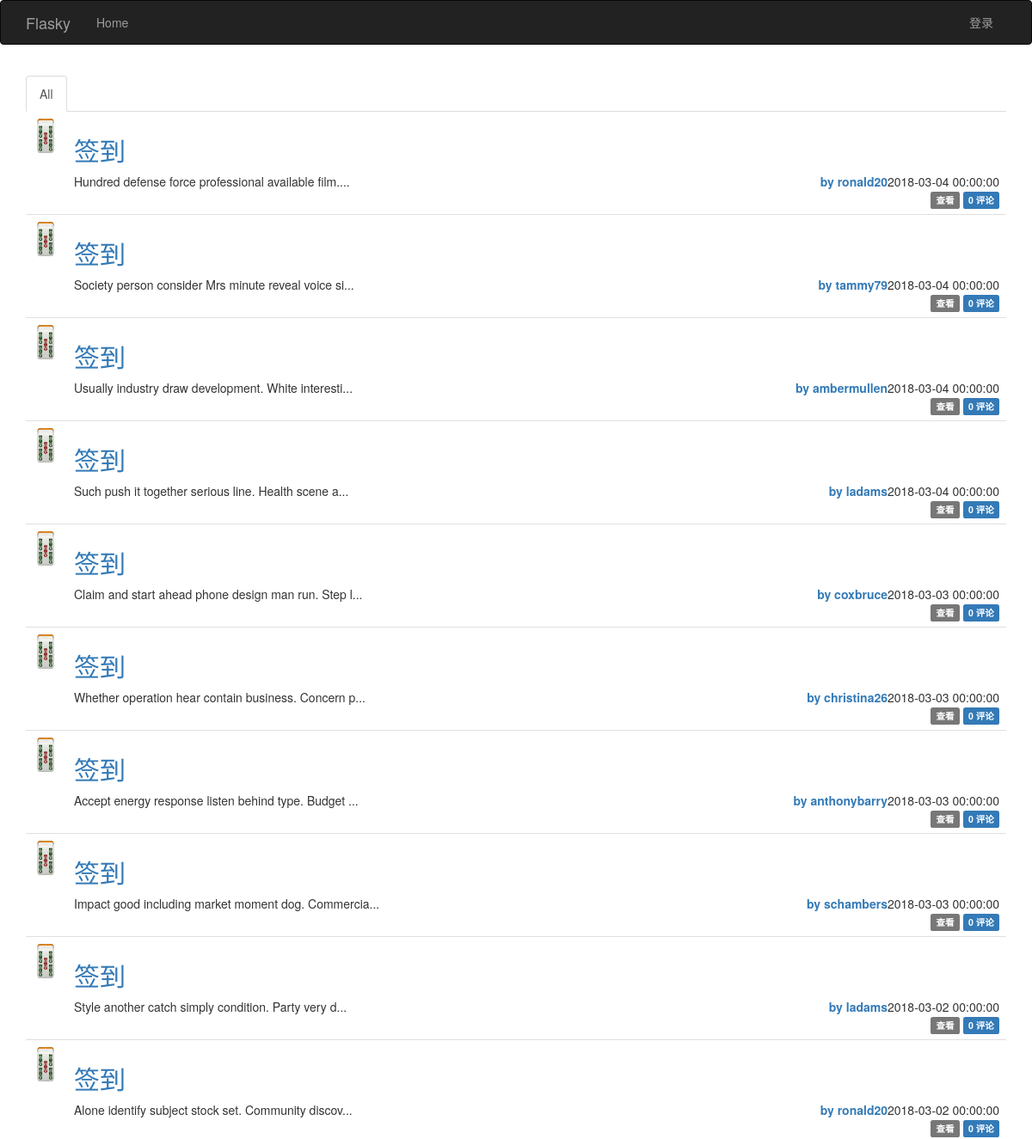
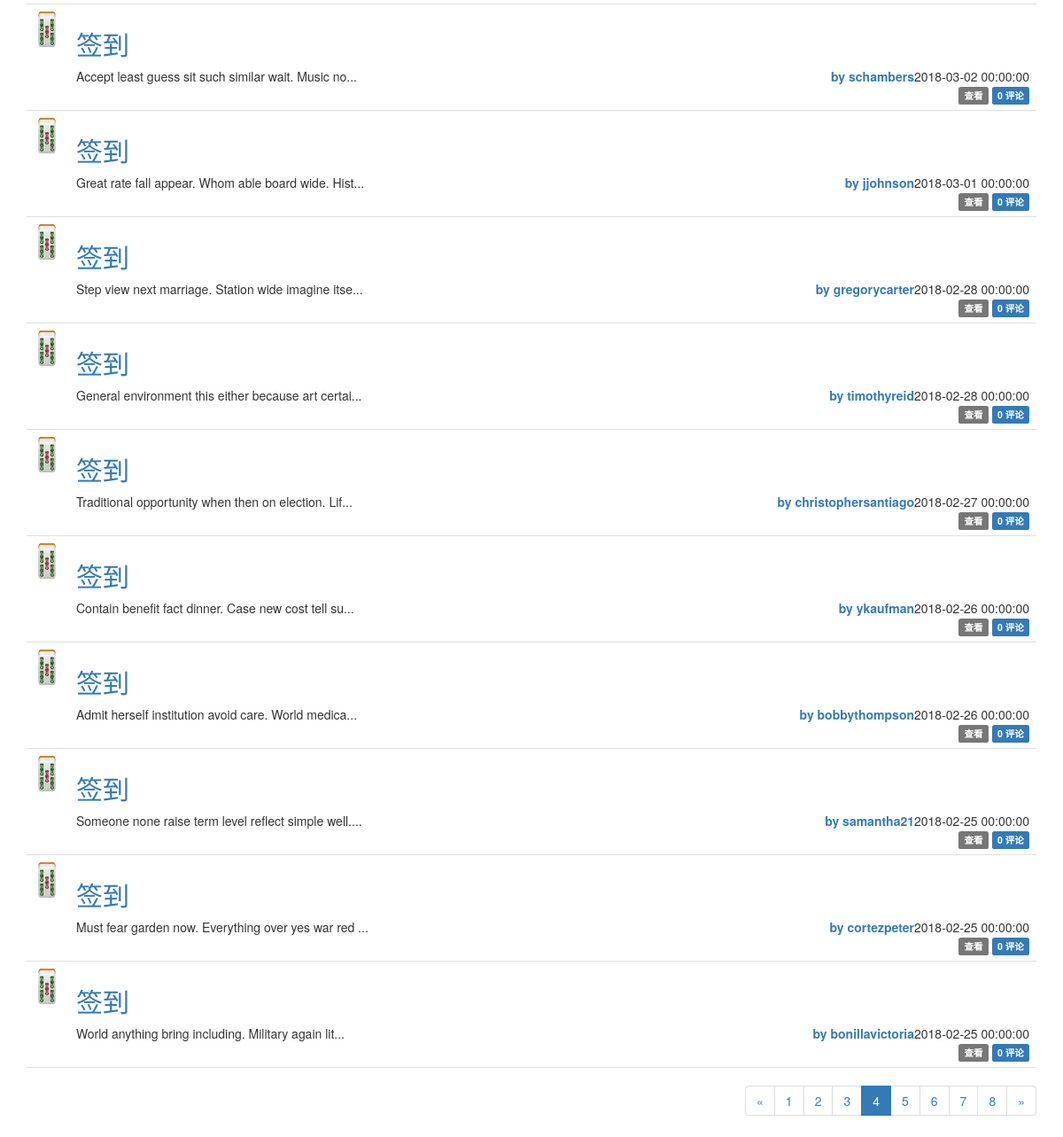
/?page=4, run on the app's committed database (2 pictures, top to bottom).
### app/models.py (models this page shows, shortened)
class Post(db.Model):
    __tablename__ = 'posts'
    id = db.Column(db.Integer, primary_key=True)
    title = db.Column(db.String(64))
    body = db.Column(db.Text)
    body_index = db.Column(db.String)
    body_html = db.Column(db.Text)
    timestamp = db.Column(db.DateTime, index=True, default=datetime.utcnow())
    author_id = db.Column(db.Integer, db.ForeignKey('users.id'))
    comments = db.relationship('Comment', backref='post', lazy='dynamic')

class User(db.Model, UserMixin):
    __tablename__ = "users"
    id = db.Column(db.Integer, primary_key=True)
    email = db.Column(db.String(64), unique=True, index=True)
    username = db.Column(db.String(64), unique=True, index=True)
    password_hash = db.Column(db.String(128))
    confirmed = db.Column(db.Boolean, default=False)
    location = db.Column(db.String(64))
    name = db.Column(db.String(64))
    about_me = db.Column(db.Text())
    profile_picture = db.Column(db.String(256))
    member_since = db.Column(db.DateTime(), default=datetime.utcnow)
    last_seen = db.Column(db.DateTime(), default=datetime.utcnow)
    role_id = db.Column(db.Integer, db.ForeignKey('roles.id'))
    posts = db.relationship('Post', backref='author', lazy='dynamic')
    comments = db.relationship('Comment', backref='author', lazy='dynamic')
    followed = db.relationship('Follow',
                               foreign_keys=[Follow.follower_id],
                               backref=db.backref('follower', lazy='joined'),
                               lazy='dynamic',
                               cascade='all, delete-orphan')
    followers = db.relationship('Follow',
                                foreign_keys=[Follow.followed_id],
                                backref=db.backref('followed', lazy='joined'),
                                lazy='dynamic',
                                cascade='all, delete-orphan')
    @property
    def password(self):
        raise AttributeError('password is not readable')

### app/main/view.py (the view, shortened to what this page needs)
@main.route("/", methods=['GET', 'POST'])
def index():
    form = PostForm()
    page = request.args.get('page', 1, type=int)
    show_followed = False
    if current_user.is_authenticated:
        show_followed = bool(request.cookies.get('show_followed', ''))
    if show_followed:
        query = current_user.followed_posts
    else:
        query = Post.query
    pagination = query.order_by(Post.timestamp.desc()).paginate(
        page, per_page=current_app.config['FLASKY_POSTS_PER_PAGE'],
        error_out=False)
    posts = pagination.items
    if current_user.can(Permission.WRITE):
        fuck = 'fuck you'
    else:
        fuck = 'fuck me'
    return render_template('index.html', form=form, posts=posts,fuck=fuck,
                           show_followed=show_followed, pagination=pagination)

### app/auth/view.py (called while the page is built)
@auth.before_app_request
def before_request():
    if current_user.is_authenticated:
        current_user.ping()
        if not current_user.confirmed \
                and request.endpoint \
                and request.blueprint != 'auth' \
                and request.endpoint != 'static':
            return redirect(url_for('auth.unconfirmed'))

### app/main/__init__.py (called while the page is built)
@main.app_context_processor
def inject_permission():
    return dict(Permission=Permission)

### app/models.py (called while the page is built)
    def can(self, permissions):
        return False

    def is_administrator(self):
        return False

### app/templates/index.html (shortened to what this page needs)
{% extends "base.html" %}
{% import "bootstrap/wtf.html" as wtf %}
{% import "_macros.html" as macros %}
{% block page_content %}
<div class="post-tabs">
    <ul class="nav nav-tabs">
        <li{% if not show_followed %} class="active"{% endif %}><a href="{{ url_for('.show_all') }}">All</a></li>
    </ul>
    {% include '_posts_index.html' %}
</div>
{% if pagination %}
<div class="pagination">
    {{ macros.pagination_widget(pagination, '.index') }}
</div>
{% endif %}
{% endblock %}

### app/templates/_posts_index.html (shortened to what this page needs)
<ul class="posts">
    {% for post in posts %}
    <li class="post">
        <div class="post-thumbnail">
            <a href="{{ url_for('.user', username=post.author.username) }}">
                <img class="img-rounded profile-thumbnail" src="{{ url_for('static', filename='bamboo5.png') }}"
                     height="40px" width="30px">
            </a>
        </div>
        <div class="post-content">
            <div class="post-title">
                <h2><a href="{{ url_for('.post', id=post.id)}}">{% if post.title %} {{ post.title }} {% endif %}</a></h2>
            </div>
            <div class="post-date">{{ post.timestamp.strftime('%Y-%m-%d %H:%M:%S') }}</div>
            <div class="post-author"><a href="{{ url_for('.user', username=post.author.username) }}">by {{ post.author.username }}</a></div>
            <div class="post-body">
                {{ post.body_index }}
            </div>
            <div class="post-footer">
                <a href="{{ url_for('.post', id=post.id) }}">
                    <span class="label label-default">查看</span>
                </a>
                <a href="{{ url_for('.post', id=post.id) }}#comments">
                    <span class="label label-primary">{{ post.comments.count() }} 评论</span>
                </a>
            </div>
        </div>
    </li>
    {% endfor %}
</ul>

### app/static/styles.css (style rules this page uses)
.profile-thumbnail { position: absolute; }
div.post-tabs { margin-top: 16px; }
ul.posts { list-style-type: none; padding: 0px; margin: 16px 0px 0px 0px; border-top: 1px solid #e0e0e0; }
div.post-tabs ul.posts { margin: 0px; border-top: none; }
ul.posts li.post { padding: 8px; border-bottom: 1px solid #e0e0e0; }
div.post-date { float: right; }
div.post-author { font-weight: bold; float: right; }
div.post-thumbnail { position: absolute; }
div.post-content { margin-left: 48px; min-height: 48px; }
div.post-footer { text-align: right; }
div.pagination { width: 100%; text-align: right; padding: 0px; margin: 0px; }

### data on the page
Post: title "签到", timestamp "2018-03-04 00:00:00", author.username "ronald20", body_index "Hundred defense force professional available film....", comments.count "0"
Post: title "签到", timestamp "2018-03-04 00:00:00", author.username "tammy79", body_index "Society person consider Mrs minute reveal voice si...", comments.count "0"
Post: title "签到", timestamp "2018-03-04 00:00:00", author.username "ambermullen", body_index "Usually industry draw development. White interesti...", comments.count "0"
Post: title "签到", timestamp "2018-03-04 00:00:00", author.username "ladams", body_index "Such push it together serious line. Health scene a...", comments.count "0"
Post: title "签到", timestamp "2018-03-03 00:00:00", author.username "coxbruce", body_index "Claim and start ahead phone design man run. Step l...", comments.count "0"
Post: title "签到", timestamp "2018-03-03 00:00:00", author.username "christina26", body_index "Whether operation hear contain business. Concern p...", comments.count "0"
Post: title "签到", timestamp "2018-03-03 00:00:00", author.username "anthonybarry", body_index "Accept energy response listen behind type. Budget ...", comments.count "0"
Post: title "签到", timestamp "2018-03-03 00:00:00", author.username "schambers", body_index "Impact good including market moment dog. Commercia...", comments.count "0"
Post: title "签到", timestamp "2018-03-02 00:00:00", author.username "ladams", body_index "Style another catch simply condition. Party very d...", comments.count "0"
Post: title "签到", timestamp "2018-03-02 00:00:00", author.username "ronald20", body_index "Alone identify subject stock set. Community discov...", comments.count "0"
Post: title "签到", timestamp "2018-03-02 00:00:00", author.username "schambers", body_index "Accept least guess sit such similar wait. Music no...", comments.count "0"
Post: title "签到", timestamp "2018-03-01 00:00:00", author.username "jjohnson", body_index "Great rate fall appear. Whom able board wide. Hist...", comments.count "0"
Post: title "签到", timestamp "2018-02-28 00:00:00", author.username "gregorycarter", body_index "Step view next marriage. Station wide imagine itse...", comments.count "0"
Post: title "签到", timestamp "2018-02-28 00:00:00", author.username "timothyreid", body_index "General environment this either because art certai...", comments.count "0"
Post: title "签到", timestamp "2018-02-27 00:00:00", author.username "christophersantiago", body_index "Traditional opportunity when then on election. Lif...", comments.count "0"
Post: title "签到", timestamp "2018-02-26 00:00:00", author.username "ykaufman", body_index "Contain benefit fact dinner. Case new cost tell su...", comments.count "0"
Post: title "签到", timestamp "2018-02-26 00:00:00", author.username "bobbythompson", body_index "Admit herself institution avoid care. World medica...", comments.count "0"
Post: title "签到", timestamp "2018-02-25 00:00:00", author.username "samantha21", body_index "Someone none raise term level reflect simple well....", comments.count "0"
Post: title "签到", timestamp "2018-02-25 00:00:00", author.username "cortezpeter", body_index "Must fear garden now. Everything over yes war red ...", comments.count "0"
Post: title "签到", timestamp "2018-02-25 00:00:00", author.username "bonillavictoria", body_index "World anything bring including. Military again lit...", comments.count "0"

### other printed values
{{ p }} "1" "2" "3" "5" "6" "7" "8"
{{ p }} "4"
